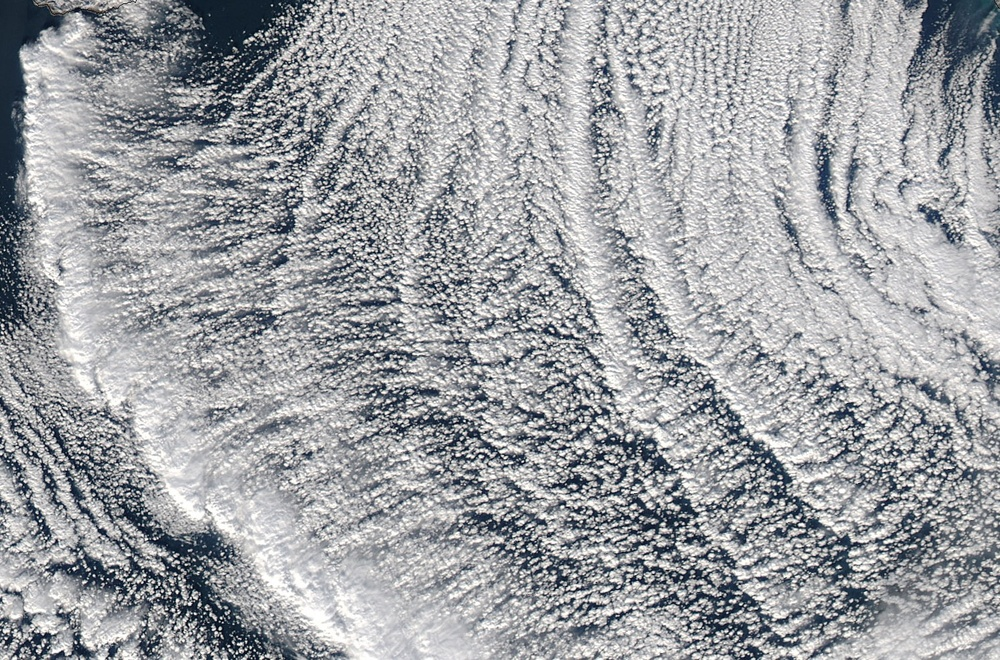
#> input picture cropped_test.jpg, 1000 x 660 px, shrunk from 1487 x 981 before the run
$ jupyter execute 'Processing Images 2.ipynb'   (shell and % lines are left out)   (older library calls are emulated)
#> lines starting #> are read from the running program, lines starting #| are printed output that depends on the picture; after the words box and inside, x2 and y2 are one past the last pixel; in counts of white or black regions, pixels touching at a corner belong together
[cell 1]
from PIL import Image
import imageio
import numpy as np
import matplotlib.pyplot as plt
import pandas as pd
import cv2
from scipy import ndimage as ndi
from skimage import feature
from skimage.color import rgb2gray
from skimage import io

[cell 2]
im =cv2.imread('cropped_test.jpg')
#> im is the input picture: shape (660, 1000, 3); mean B, G, R 164.8, 161.2, 159.1
hsv=cv2.cvtColor(im, cv2.COLOR_BGR2HSV)
#> hsv: shape (660, 1000, 3); mean H, S, V 93.2, 20.5, 165.8
figure_size = 9
gray = cv2.cvtColor(im, cv2.COLOR_BGR2GRAY)


print('Original image')
print('Shape of the image : {}'.format(im.shape))
#| Shape of the image : (660, 1000, 3)
print('Image Hight {}'.format(im.shape[0]))
#| Image Hight 660
print('Image Width {}'.format(im.shape[1]))
#| Image Width 1000
print('Dimension of Image {}'.format(im.ndim))
#| Dimension of Image 3
print()
print()

print('Grayscale image')
print('Shape of the image : {}'.format(gray.shape))
#| Shape of the image : (660, 1000)
print('Image Hight {}'.format(gray.shape[0]))
#| Image Hight 660
print('Image Width {}'.format(gray.shape[1]))
#| Image Width 1000
print('Dimension of Image {}'.format(gray.ndim))
#| Dimension of Image 2

## Fast Fourier Transform on the Image

[cell 3]
median_image = cv2.medianBlur(gray, figure_size)
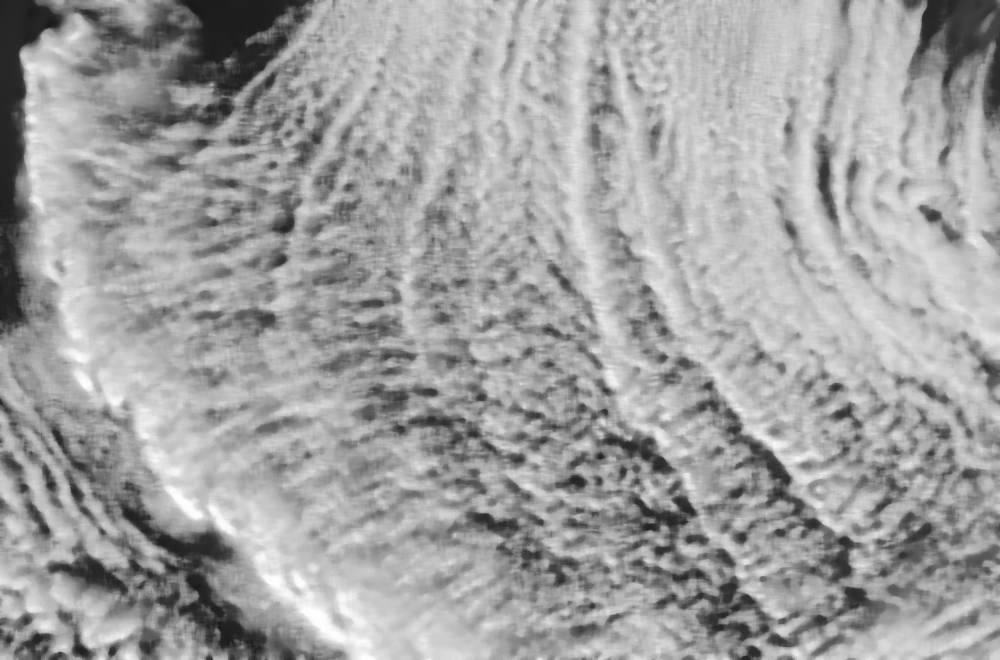
#> median_image: shape (660, 1000); min 25, max 255, mean 161.1
plt.imshow(median_image)

## Open with CV2 + Sobel Edge

[cell 4]
# convolute with proper kernels
laplacian = cv2.Laplacian(median_image,cv2.CV_64F)
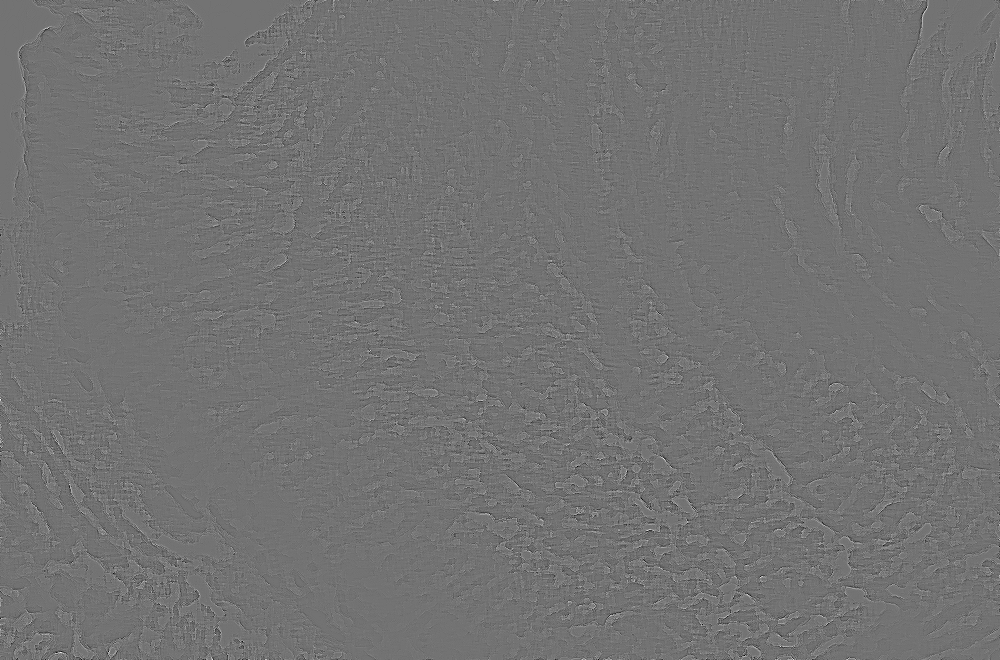
#> laplacian: shape (660, 1000) float64; min -120, max 146, mean 0; drawn with min black and max white
sobelx = cv2.Sobel(median_image,cv2.CV_64F,1,0,ksize=3)  # x
sobely = cv2.Sobel(median_image,cv2.CV_64F,0,1,ksize=3)  # y


plt.subplot(2,3,1),plt.imshow(median_image,cmap = 'gray')
plt.title('Original'), plt.xticks([]), plt.yticks([])
plt.subplot(2,3,2),plt.imshow(laplacian,cmap = 'gray')
plt.title('Laplacian'), plt.xticks([]), plt.yticks([])
plt.subplot(2,3,3),plt.imshow(median_image+laplacian,cmap = 'gray')
plt.title('Resulting Laplacian'), plt.xticks([]), plt.yticks([])

plt.subplot(2,3,4),plt.imshow(sobelx,cmap = 'gray')
plt.title('Sobel X'), plt.xticks([]), plt.yticks([])
plt.subplot(2,3,5),plt.imshow(sobely,cmap = 'gray')
plt.title('Sobel Y'), plt.xticks([]), plt.yticks([])
plt.subplot(2,3,6),plt.imshow(median_image+sobelx+sobely,cmap = 'gray')
plt.title('Resulting Sobel'), plt.xticks([]), plt.yticks([])

plt.show()
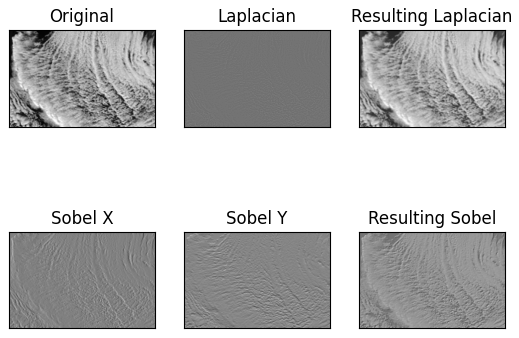
#> figure drawn by matplotlib, 6 panels

[cell 5]
plt.imshow(median_image+sobelx+sobely,cmap = 'gray')
resulting_sobel=median_image+sobelx+sobely
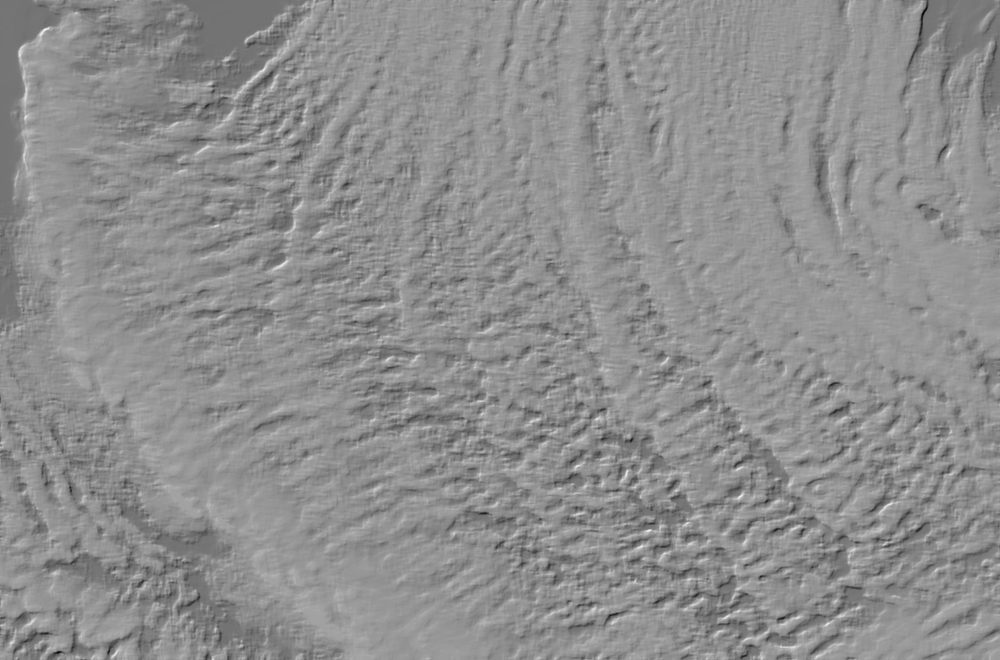
#> resulting_sobel: shape (660, 1000) float64; min -519, max 696, mean 161.8; drawn with min black and max white

## Scipy cluster detection on the Sobel image

[cell 6]
mask = resulting_sobel > resulting_sobel.mean() +10   # mask those pixels whose intensity is above mean
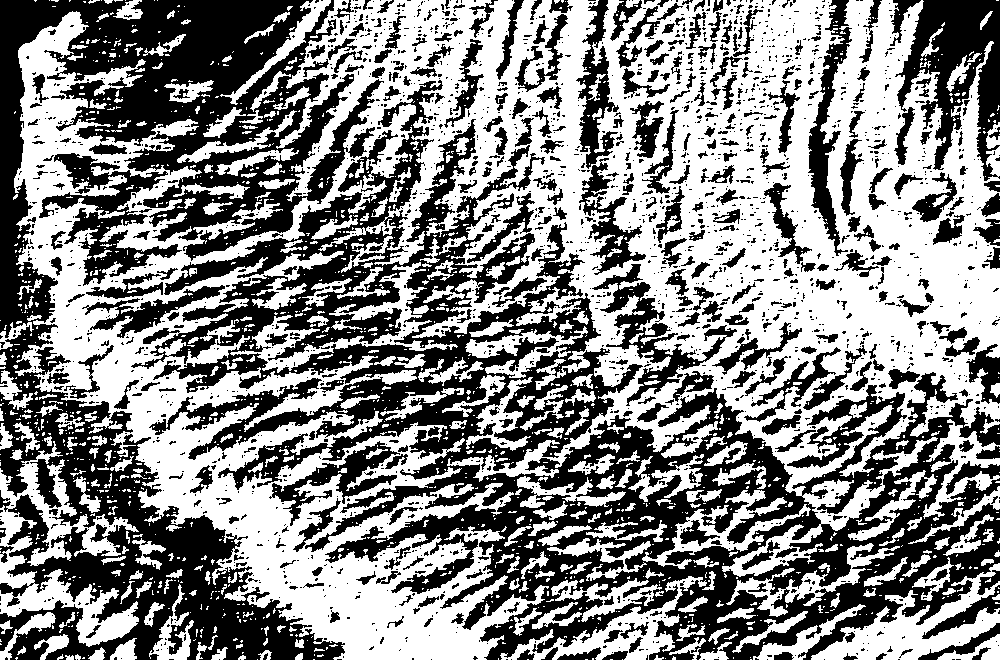
#> mask: shape (660, 1000) bool; 53.1% white; 2309 black regions (1910 under 20 px), largest, box (x1, y1, x2, y2) and area: (131, 80, 1000, 660) 131881, (0, 0, 384, 660) 87368, (895, 0, 1000, 181) 9415
label_im, nb_labels = ndi.label(mask)   # connected components form clusters
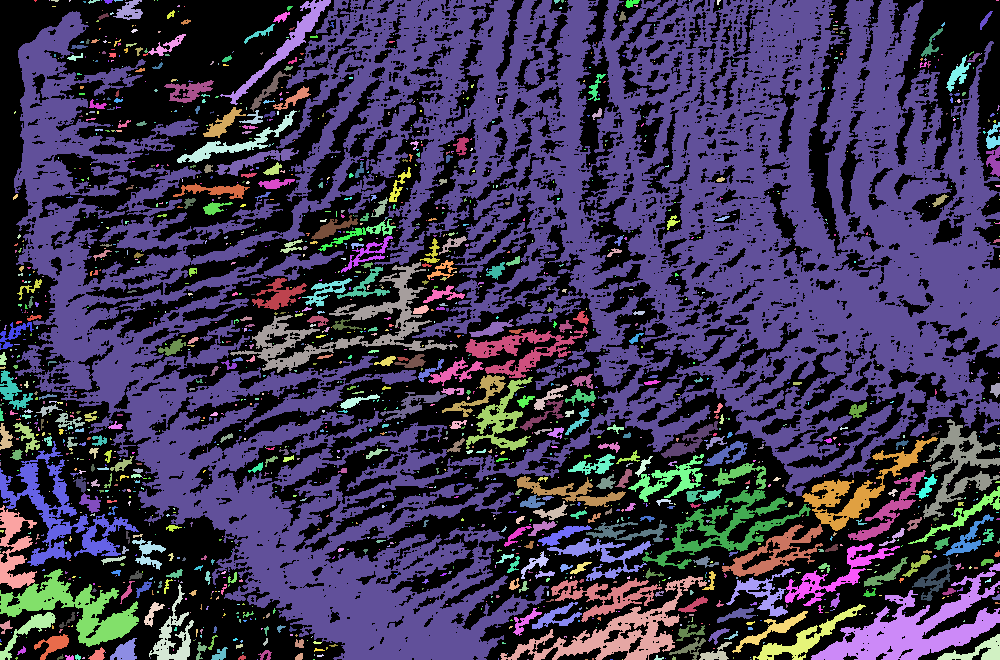
#> label_im: shape (660, 1000) int32; 1842 distinct labels, from 0 to 1841; one colour per label, 0 black
#> nb_labels = 1841
print(f"Number of clusters is {nb_labels}")
#| Number of clusters is 1841
plt.imshow(label_im);

[cell 7]

import numpy as np
import matplotlib.pyplot as plt

#define the vertical filter
vertical_filter = [[-1,-2,-1], [0,0,0], [1,2,1]]

#define the horizontal filter
horizontal_filter = [[-1,0,1], [-2,0,2], [-1,0,1]]

#read in the pinwheel image
img = plt.imread('cropped_test.jpg')

#get the dimensions of the image
n,m,d = img.shape
#> n = 660; m = 1000; d = 3

#initialize the edges image
edges_img = img.copy()

#loop over all pixels in the image
for row in range(3, n-2):
    for col in range(3, m-2):

        #create little local 3x3 box
        local_pixels = img[row-1:row+2, col-1:col+2, 0]

        #apply the vertical filter
        vertical_transformed_pixels = vertical_filter*local_pixels
        #remap the vertical score
        vertical_score = vertical_transformed_pixels.sum()/4

        #apply the horizontal filter
        horizontal_transformed_pixels = horizontal_filter*local_pixels
        #remap the horizontal score
        horizontal_score = horizontal_transformed_pixels.sum()/4

        #combine the horizontal and vertical scores into a total edge score
        edge_score = (vertical_score**2 + horizontal_score**2)**.5

#         print(img.shape)
#         print([edge_score]*3)
#         print(edges_img[row, col])
        #insert this edge score into the edges image
        edges_img[row, col] = [edge_score]*3
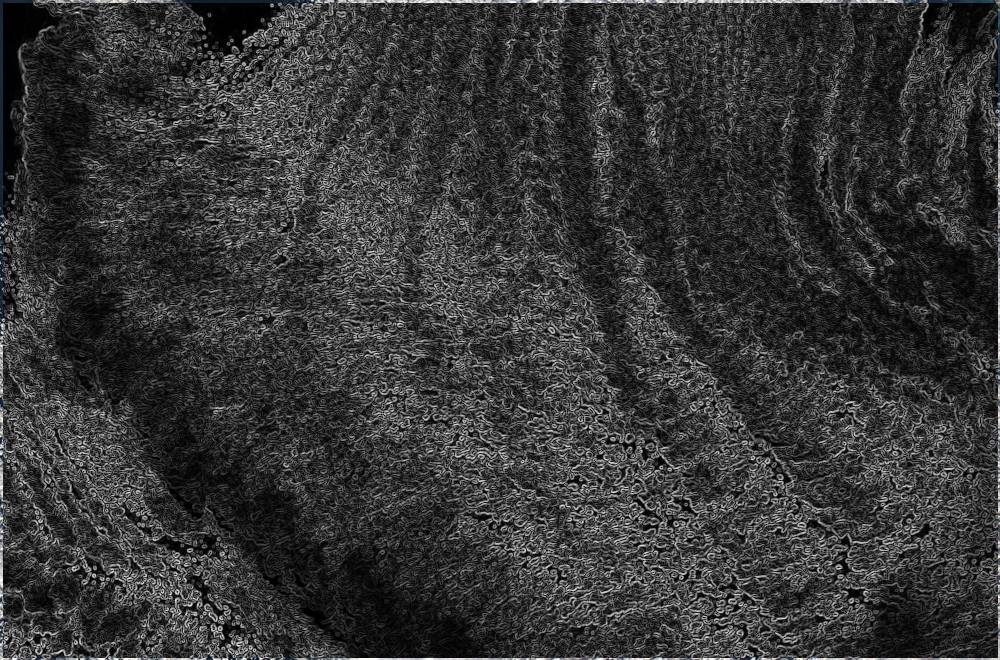
#> edges_img: shape (660, 1000, 3); mean R, G, B 54.3, 54.4, 54.4

#remap the values in the 0-1 range in case they went out of bounds
edges_img = edges_img/edges_img.max()
